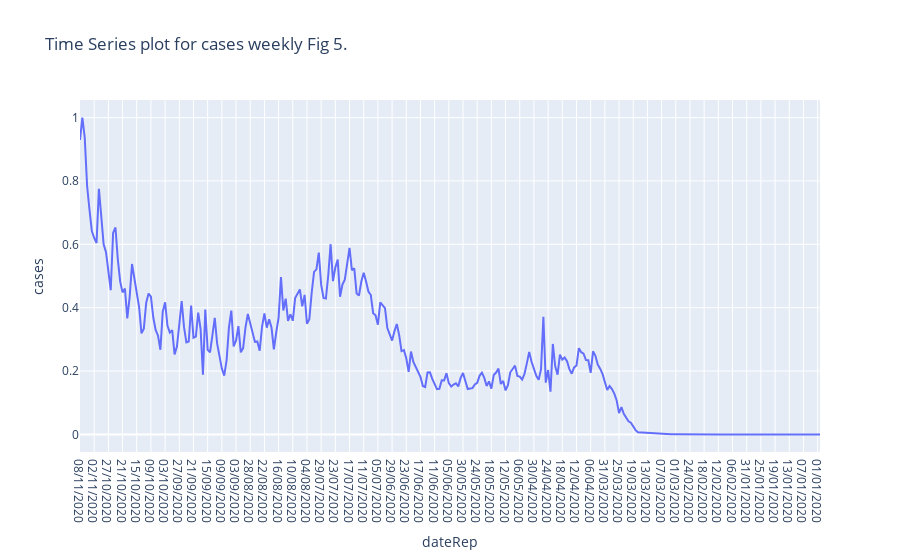

Notebook cell for this chart:
### Code cell
px.line(df1, x='dateRep', y="cases", title = 'Time Series plot for cases weekly Fig 5.' ) #This is not scaled with MinMax Scaler

### Figure 1 — Plotly figure (JSON) as saved in the notebook; plotly's stock layout.template omitted (floating-point values rounded to 4 significant figures; data arrays with more than 128 entries replaced by an {"elided": "..."} marker saying what was removed)
{"data": [{"hovertemplate": "dateRep=%{x}<br>cases=%{y}<extra></extra>", "legendgroup": "", "line": {"color": "#636efa", "dash": "solid"}, "mode": "lines", "name": "", "orientation": "v", "showlegend": false, "type": "scatter", "x": {"elided": "314 str values"}, "xaxis": "x", "y": {"elided": "314 float values"}, "yaxis": "y"}], "layout": {"legend": {"tracegroupgap": 0}, "title": {"text": "Time Series plot for cases weekly Fig 5."}, "xaxis": {"anchor": "y", "domain": [0, 1], "title": {"text": "dateRep"}}, "yaxis": {"anchor": "x", "domain": [0, 1], "title": {"text": "cases"}}}}
